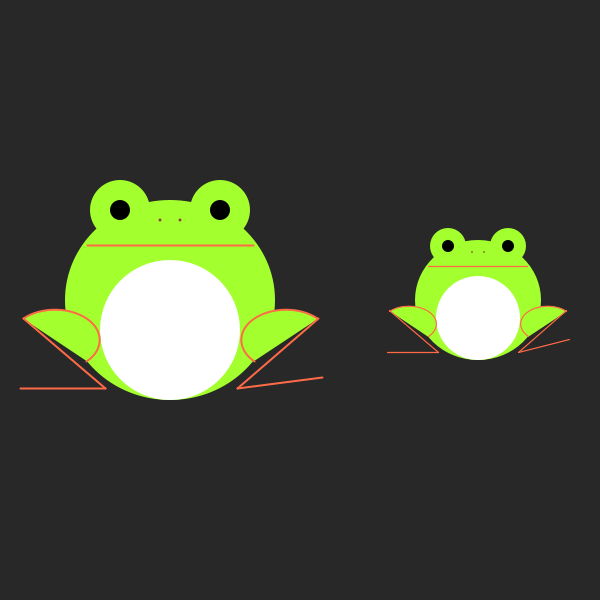
Frame 1 (no input)
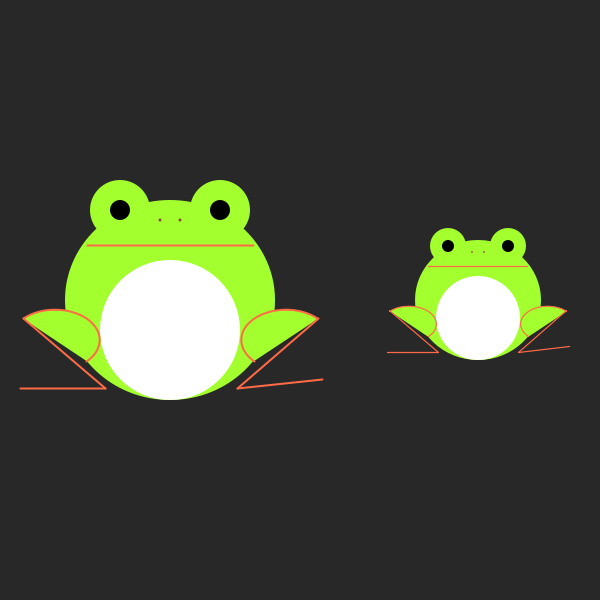
Frame 60 (the mouse pressed at the canvas centre just before this capture)
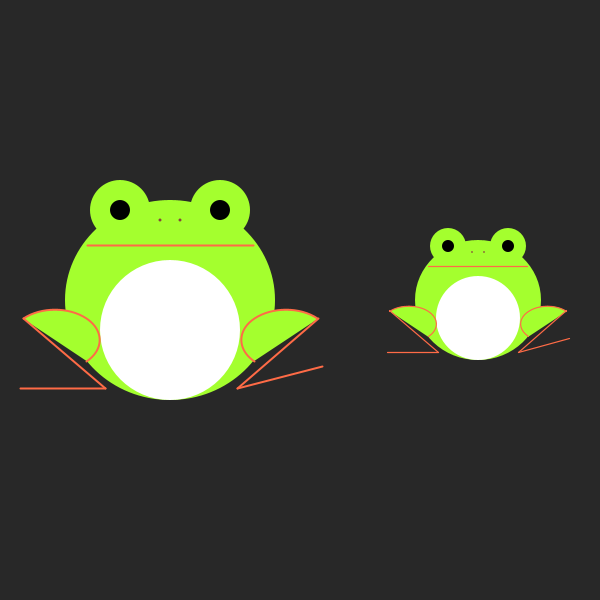
Frame 120 (the mouse held since frame 60 and released just before this capture)

The Processing sketch that drew these frames (run headless with seeded random() and noise(); from frame 60 on, the mouse is pressed at the canvas centre):

// Processing sketch: processing_15985
// ── processing_15985.pde

void setup(){
size (600, 600);
smooth();
}

void draw(){
  noStroke();
  background(40);
  frog(190, 300,int(random(58, 88)), 1);
  noStroke();
 frog(300, 0, int(random(58, 88)),0.6);
}


void frog(int x, int y,int a, float s){
  translate(x, y);
  scale(s);
 
fill(164, 255, 46);
ellipse (-20, 0, 210,200); //body

fill(255);
ellipse (-20, 30, 140, 140); //stomach
fill(164, 255, 46);
ellipse (-70, -90, 60, 60); //left eye
fill(0);
ellipse(-70,-90, 20, 20);
fill(164, 255, 46);
ellipse(30, -90, 60, 60); //right eye
fill(0);
ellipse(30, -90, 20, 20);

fill(134, 72, 57);
ellipse(-30, -80, 3, 3); //nose hole
ellipse(-10, -80, 3, 3);

stroke(255, 107, 70);
strokeWeight(2);
line(-103, -55, 63,-55); //mouse

fill(164, 255, 46);
arc(96, 40, 90, 60, 2.36, 5.5); //right leg
line(128,18,47,88);
line(47, 88, 132, a);//right foot
fill(164, 255, 46);
arc(-135, 40, 90,60, 0-QUARTER_PI-PI/2, QUARTER_PI);//left leg
line(-167, 18, -85, 88);
line(-85, 88,-170,88);//left foot
}

 
